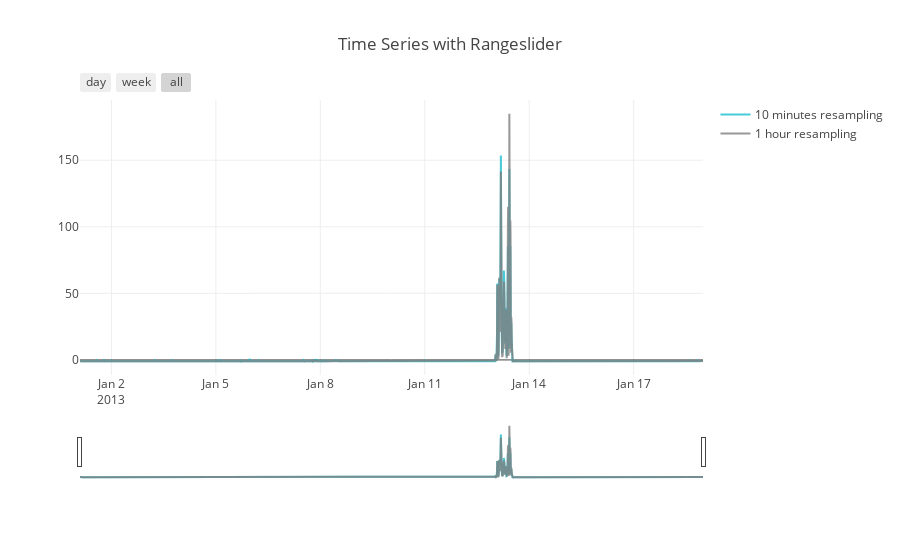

Source (notebook cell):
### Code cell
plot_time_series(minute_sample, minute_sample_amount)

### Figure 1 — Plotly figure (JSON) as saved in the notebook; plotly's stock layout.template omitted (floating-point values rounded to 4 significant figures; data arrays with more than 128 entries replaced by an {"elided": "..."} marker saying what was removed)
{"data": [{"line": {"color": "#17BECF"}, "name": "10 minutes resampling", "opacity": 0.8, "type": "scatter", "uid": "a08f6040-adce-11e8-bdb9-6c96cfdef807", "x": {"elided": "2578 str values"}, "y": {"elided": "2578 float values"}}, {"line": {"color": "#7F7F7F"}, "name": "1 hour resampling", "opacity": 0.8, "type": "scatter", "uid": "a08f61c6-adce-11e8-bdb9-6c96cfdef807", "x": {"elided": "2578 str values"}, "y": {"elided": "2578 float values"}}], "layout": {"title": "Time Series with Rangeslider", "xaxis": {"rangeselector": {"buttons": [{"count": 1, "label": "day", "step": "day", "stepmode": "backward"}, {"count": 7, "label": "week", "step": "day", "stepmode": "backward"}, {"step": "all"}]}, "rangeslider": {"visible": true}, "type": "date"}}}
